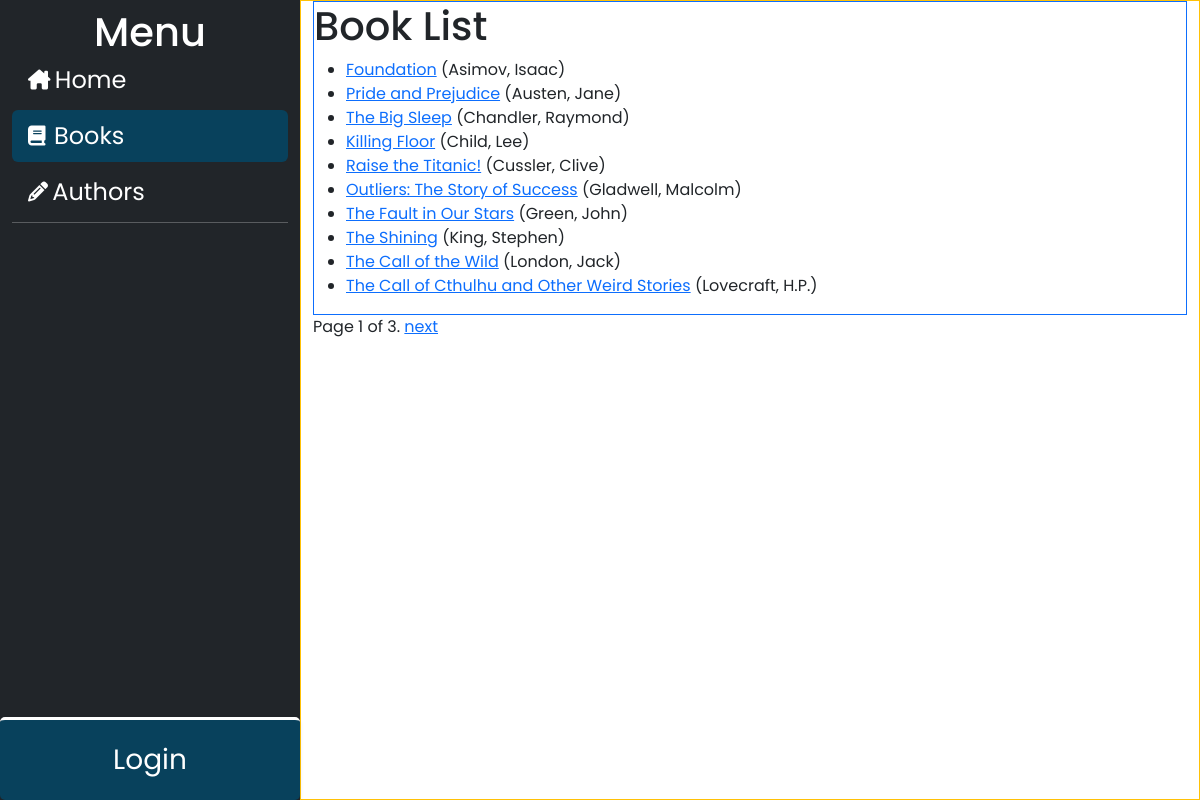
/catalog/books/, run on the app's committed database.
### catalog/models.py (models this page shows, shortened)
class Book(models.Model):
    title = models.CharField(max_length=200)
    author = models.ForeignKey('Author', on_delete=models.RESTRICT, null=True)
    summary = models.TextField(
        max_length=1000, help_text="Enter a brief description of the book")
    isbn = models.CharField('ISBN', max_length=13,
                            unique=True,
                            help_text='13 Character <a href="https://www.isbn-international.org/content/what-isbn'
                                      '">ISBN number</a>')
    genre = models.ManyToManyField(
        Genre, help_text="Select a genre for this book")
    language = models.ForeignKey(
        'Language', on_delete=models.SET_NULL, null=True)
    def get_absolute_url(self):
        return reverse('book-detail', args=[str(self.id)])
    def display_genre(self):
        """Create a string for the Genre. This is required to display genre in Admin."""
        return ', '.join(genre.name for genre in self.genre.all()[:3])
    display_genre.short_description = 'Genre'

class Author(models.Model):
    first_name = models.CharField(max_length=100)
    last_name = models.CharField(max_length=100)
    date_of_birth = models.DateField(null=True, blank=True)
    date_of_death = models.DateField('Died', null=True, blank=True)
    class Meta:
        ordering = ['last_name', 'first_name']
    def __str__(self):
        return f'{self.last_name}, {self.first_name}'

### catalog/views.py (the view)
# urls.py: path('books/', views.BookListView.as_view(), name='books'),
class BookListView(generic.ListView):
    model = Book
    paginate_by = 10

### catalog/templates/catalog/book_list.html
{% extends "base_generic.html" %}
{% block content %}
  <h1>Book List</h1>
  {% if book_list %}
    <ul>
      {% for book in book_list %}
      <li>
        <a href="{{ book.get_absolute_url }}">{{ book.title }}</a>
        ({{book.author}})
      </li>
      {% endfor %}
    </ul>
  {% else %}
    <p>There are no books in the library.</p>
  {% endif %}
{% endblock %}

### catalog/static/css/styles.css (style rules this page uses)
* { box-sizing: border-box; margin: 0; padding: 0; font-family: "Poppins", sans-serif; }

### data on the page
Book: title "Foundation", author "Asimov, Isaac"
Book: title "Pride and Prejudice", author "Austen, Jane"
Book: title "The Big Sleep", author "Chandler, Raymond"
Book: title "Killing Floor", author "Child, Lee"
Book: title "Raise the Titanic!", author "Cussler, Clive"
Book: title "Outliers: The Story of Success", author "Gladwell, Malcolm"
Book: title "The Fault in Our Stars", author "Green, John"
Book: title "The Shining", author "King, Stephen"
Book: title "The Call of the Wild", author "London, Jack"
Book: title "The Call of Cthulhu and Other Weird Stories", author "Lovecraft, H.P."

### other printed values
{{ page_obj.number }} "1"
{{ page_obj.paginator.num_pages }} "3"
